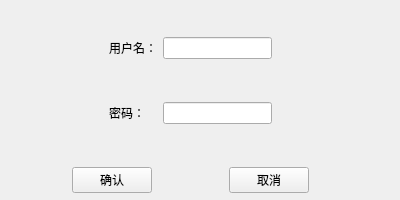
<?xml version="1.0" encoding="UTF-8"?>
<ui version="4.0">
 <class>Widget</class>
 <widget class="QWidget" name="Widget">
  <property name="enabled">
   <bool>true</bool>
  </property>
  <property name="geometry">
   <rect>
    <x>0</x>
    <y>0</y>
    <width>400</width>
    <height>200</height>
   </rect>
  </property>
  <property name="minimumSize">
   <size>
    <width>400</width>
    <height>200</height>
   </size>
  </property>
  <property name="maximumSize">
   <size>
    <width>400</width>
    <height>200</height>
   </size>
  </property>
  <property name="focusPolicy">
   <enum>Qt::StrongFocus</enum>
  </property>
  <property name="windowTitle">
   <string>登录窗口</string>
  </property>
  <widget class="QWidget" name="widget" native="true">
   <property name="geometry">
    <rect>
     <x>0</x>
     <y>0</y>
     <width>381</width>
     <height>161</height>
    </rect>
   </property>
   <layout class="QGridLayout" name="gridLayout">
    <property name="leftMargin">
     <number>0</number>
    </property>
    <property name="topMargin">
     <number>0</number>
    </property>
    <property name="rightMargin">
     <number>0</number>
    </property>
    <property name="bottomMargin">
     <number>0</number>
    </property>
    <item row="1" column="2">
     <widget class="QLineEdit" name="lineEdit"/>
    </item>
    <item row="3" column="2">
     <widget class="QLineEdit" name="lineEdit_2">
      <property name="focusPolicy">
       <enum>Qt::ClickFocus</enum>
      </property>
      <property name="echoMode">
       <enum>QLineEdit::Password</enum>
      </property>
     </widget>
    </item>
    <item row="4" column="2">
     <spacer name="verticalSpacer_2">
      <property name="orientation">
       <enum>Qt::Vertical</enum>
      </property>
      <property name="sizeHint" stdset="0">
       <size>
        <width>20</width>
        <height>40</height>
       </size>
      </property>
     </spacer>
    </item>
    <item row="2" column="2">
     <spacer name="verticalSpacer">
      <property name="orientation">
       <enum>Qt::Vertical</enum>
      </property>
      <property name="sizeHint" stdset="0">
       <size>
        <width>20</width>
        <height>40</height>
       </size>
      </property>
     </spacer>
    </item>
    <item row="3" column="1">
     <widget class="QLabel" name="label_2">
      <property name="text">
       <string>密码：</string>
      </property>
     </widget>
    </item>
    <item row="1" column="1">
     <widget class="QLabel" name="label">
      <property name="text">
       <string>用户名：</string>
      </property>
     </widget>
    </item>
    <item row="1" column="0">
     <spacer name="horizontalSpacer_5">
      <property name="orientation">
       <enum>Qt::Horizontal</enum>
      </property>
      <property name="sizeHint" stdset="0">
       <size>
        <width>40</width>
        <height>20</height>
       </size>
      </property>
     </spacer>
    </item>
    <item row="1" column="3">
     <spacer name="horizontalSpacer_4">
      <property name="orientation">
       <enum>Qt::Horizontal</enum>
      </property>
      <property name="sizeHint" stdset="0">
       <size>
        <width>40</width>
        <height>20</height>
       </size>
      </property>
     </spacer>
    </item>
    <item row="0" column="2">
     <spacer name="verticalSpacer_3">
      <property name="orientation">
       <enum>Qt::Vertical</enum>
      </property>
      <property name="sizeHint" stdset="0">
       <size>
        <width>20</width>
        <height>40</height>
       </size>
      </property>
     </spacer>
    </item>
   </layout>
  </widget>
  <widget class="QWidget" name="widget_2" native="true">
   <property name="geometry">
    <rect>
     <x>0</x>
     <y>160</y>
     <width>381</width>
     <height>41</height>
    </rect>
   </property>
   <layout class="QHBoxLayout" name="horizontalLayout">
    <property name="leftMargin">
     <number>0</number>
    </property>
    <property name="topMargin">
     <number>0</number>
    </property>
    <property name="rightMargin">
     <number>0</number>
    </property>
    <property name="bottomMargin">
     <number>0</number>
    </property>
    <item>
     <spacer name="horizontalSpacer">
      <property name="orientation">
       <enum>Qt::Horizontal</enum>
      </property>
      <property name="sizeHint" stdset="0">
       <size>
        <width>40</width>
        <height>20</height>
       </size>
      </property>
     </spacer>
    </item>
    <item>
     <widget class="QPushButton" name="pushButton">
      <property name="text">
       <string>确认</string>
      </property>
     </widget>
    </item>
    <item>
     <spacer name="horizontalSpacer_2">
      <property name="orientation">
       <enum>Qt::Horizontal</enum>
      </property>
      <property name="sizeHint" stdset="0">
       <size>
        <width>40</width>
        <height>20</height>
       </size>
      </property>
     </spacer>
    </item>
    <item>
     <widget class="QPushButton" name="pushButton_2">
      <property name="text">
       <string>取消</string>
      </property>
     </widget>
    </item>
    <item>
     <spacer name="horizontalSpacer_3">
      <property name="orientation">
       <enum>Qt::Horizontal</enum>
      </property>
      <property name="sizeHint" stdset="0">
       <size>
        <width>40</width>
        <height>20</height>
       </size>
      </property>
     </spacer>
    </item>
   </layout>
  </widget>
 </widget>
 <resources/>
 <connections/>
</ui>
